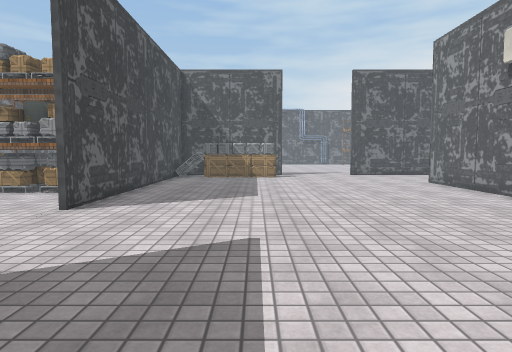
[1] (above)

22 first-person views from a walk through a scene from a Unity 3-D project. The camera is 1.3 m above the floor, tilts 4° down and sees 75° across. The floor is counted in squares, 1 m on a side. Each view is taken from the middle of a square. On the plan, view 1 faces up. The plan holds only what a view shows up to about 14 squares ahead; the rest is blank. The place goes on beyond the plan. Some animated figures are not drawn. Some surface patterns are stand-ins.

[2]
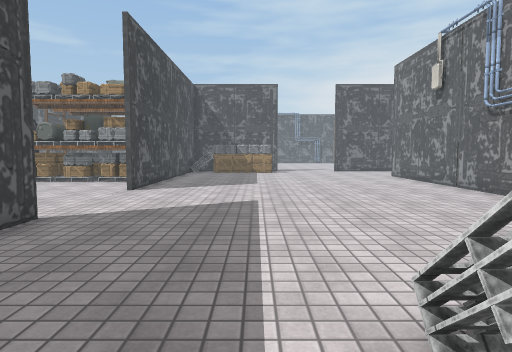

[3]
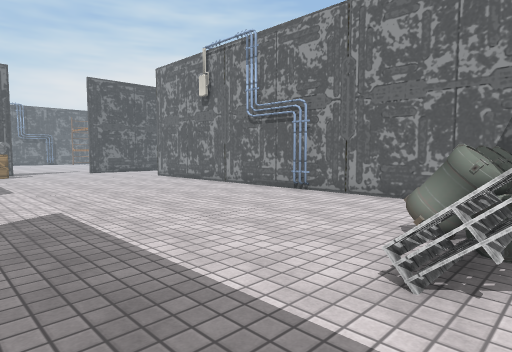

[4]
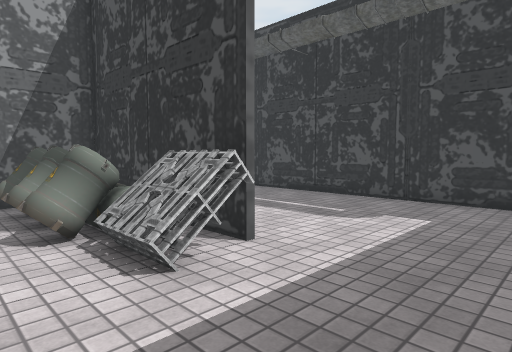

[5]
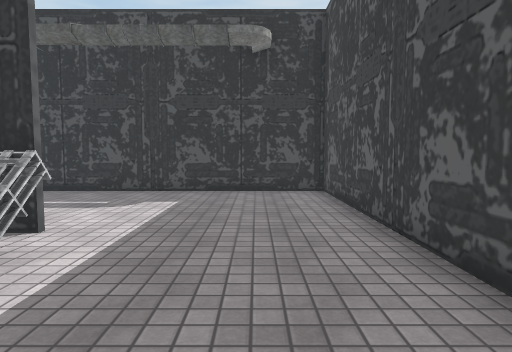

[6]
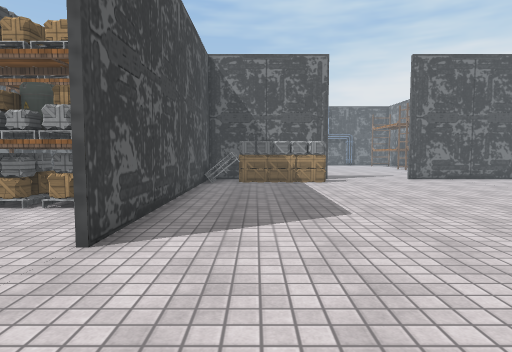

[7]
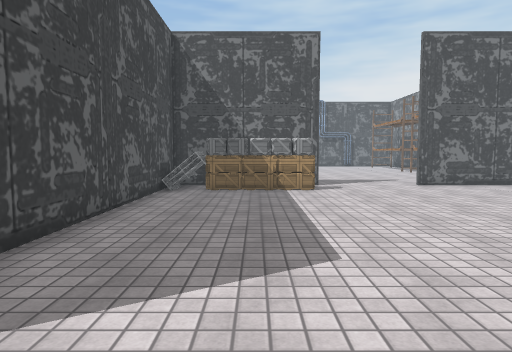

[8]
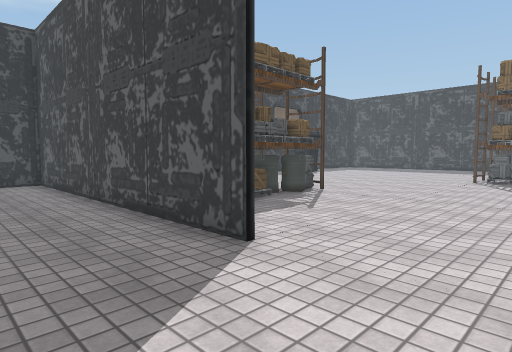

[9]
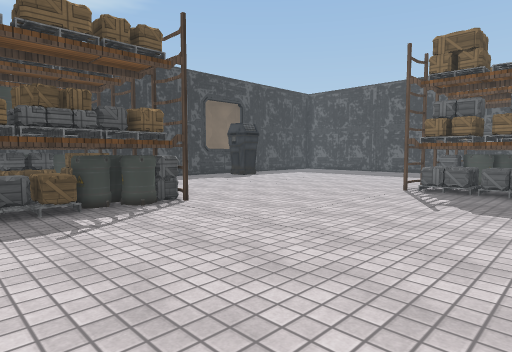

[10]
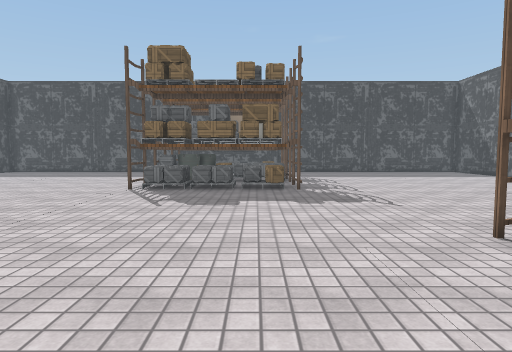

[11]
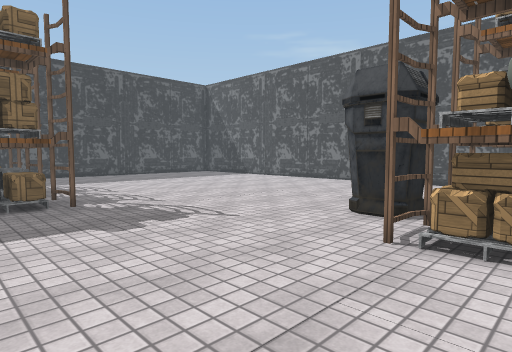

[12]
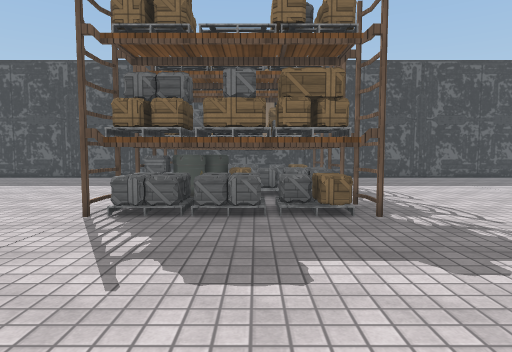

[13]
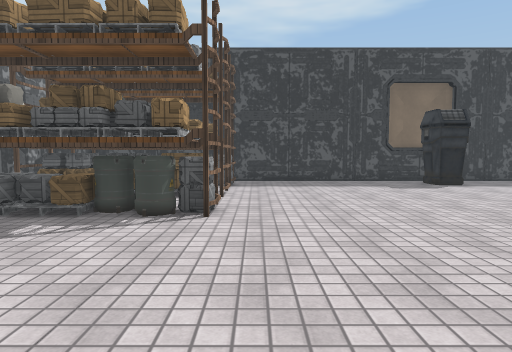

[14]
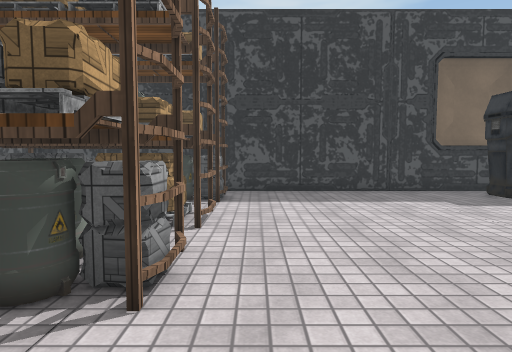

[15]
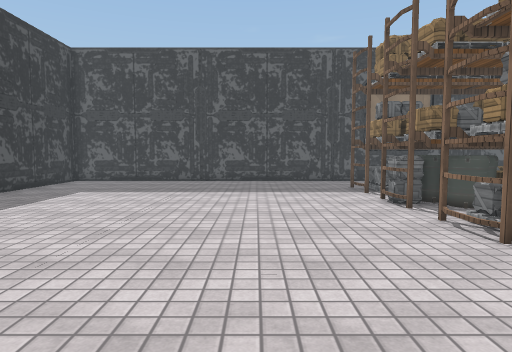

[16]
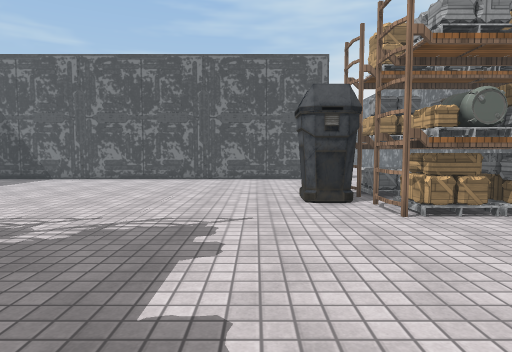

[17]
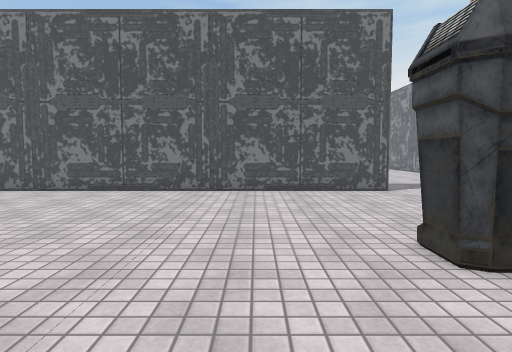

[18]
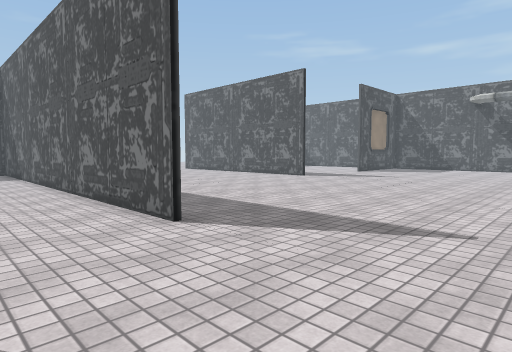

[19]
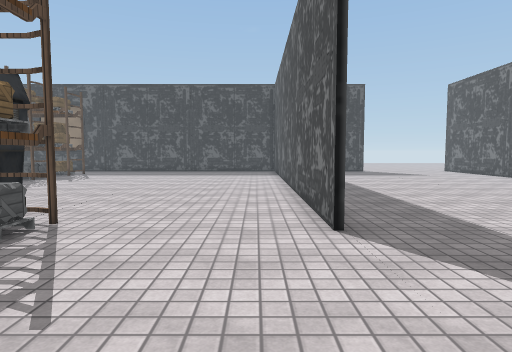

[20]
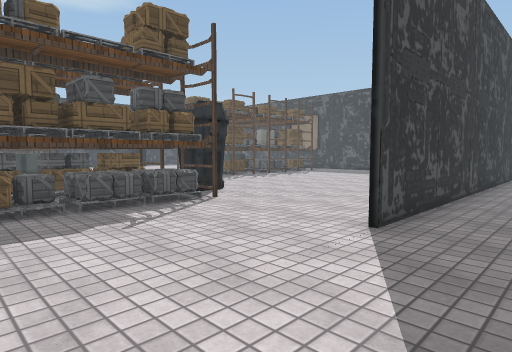

[21]
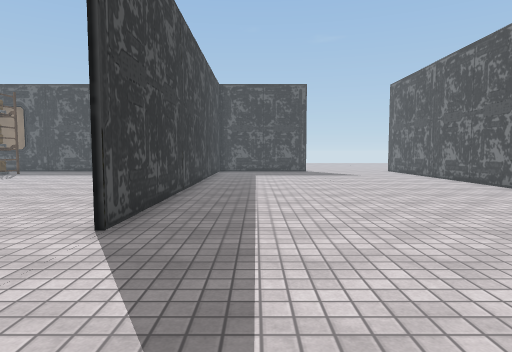

[22]
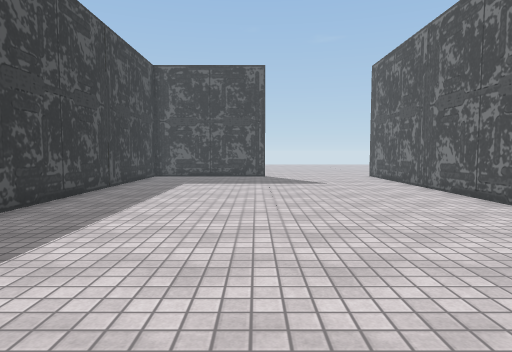

### Floor plan
Points are (right, up) in squares from view 1. A wall is a line through its corners. A room is listed if a view was taken in it or the views show most of it. See-through windows are left out.
Room 1 (views 1, 2, 3, 4, 5, 6, 7, 8)
walls: (-4.3, 2.6) (-4.3, -9.3) (7.4, -9.3); (2.4, -3.3) (4.5, -3.3); (6.4, -3.3) (7.5, -3.3) (7.5, 11.5); (7.5, 13.4) (7.5, 14); (0.5, 19.3) (-2.6, 19.3); (-4.3, 19.3) (-4.3, 7.5); (8.5, 19.3) (5.5, 19.3)
ways out: opening at (-4.5, 5.5) to room 2; opening at (-4, -8) to room 2; opening at (-4, 13) to room 2; opening at (3, 18.2)
objects: pallet (-3, 18) to (-3, 19); crate (-2, 18) to (1, 18); pallet (1, -3) to (2, -2); barrel (3, -2) to (4, -2); barrel (3, -1) to (4, -1); other object (5, -3) to (5, -2); barrel (5, -1); barrel (6, -2) to (6, -1); pipe (7, 4)
Room 2 (views 9, 10, 11, 12, 13, 14, 15, 16, 17, 18, 19, 20, 21, 22)
walls: (-12.7, 12.6) (-12.7, 13.8) (-11.4, 13.8) (-11.5, 12.7) (-11.7, 12.5) (-12.6, 12.5) (-12.7, 12.6); (-10.4, 20.3) (-23.8, 20.3); (-24.1, 20.5) (-10.5, 20.5); (-4.5, 16.4) (-4.5, 18.1); (-19.1, -7.3) (-19.2, -8.4); (-20.4, -7.2) (-19.3, -7.3) (-19.1, -7.6); (-17, 32.3) (-24.1, 32.3); (-20, -9.3) (-4.5, -9.3) (-4.5, -3.7); (-20, -9.5) (-18.3, -9.5); (-27.1, -9.3) (-23.7, -9.3)
ways out: opening at (-4.5, 5.5) to room 1; opening at (-4, -8) to room 1; opening at (-4, 13) to room 1
objects: shelf (-25, 3) to (-24, 3); other object (-25, 4) to (-24, 4); shelf (-25, 8) to (-24, 8); shelf (-22, 2); crate (-22, 3); pallet (-22, 4); other object (-22, 5) to (-21, 6); other object (-22, 7) to (-21, 7); other object (-22, 8); crate (-21, 3); barrel (-21, 4); crate (-21, 8); shelf (-19, 3) to (-18, 3); pallet (-19, 4) to (-18, 4); pallet (-19, 5) to (-18, 6); pallet (-19, 7) to (-18, 7); shelf (-19, 8) to (-18, 8); crate (-11, -8); crate (-11, -7); shelf (-11, -5) to (-11, -4); crate (-11, -2); crate (-11, -1); shelf (-11, 11) to (-11, 12); shelf (-11, 14) to (-11, 15); other object (-10, -5) to (-9, -4); barrel (-10, -2); pallet (-10, -2) to (-9, -1); pallet (-10, 11) to (-9, 12); pallet (-10, 14) to (-9, 15); other object (-8, -5) to (-7, -4); pallet (-8, -2) to (-8, -1); pallet (-8, 11) to (-7, 12); pallet (-8, 14) to (-8, 15); pallet (-7, -2) to (-6, -1); pallet (-7, 14) to (-6, 15); other object (-6, -5) to (-6, -4); pallet (-6, 11) to (-6, 12); shelf (-5, -5) to (-5, -4); shelf (-5, 11) to (-5, 12); shelf (-5, 14) to (-5, 15)

Where each view was taken, in squares from view 1:
view 1: 0 up, 0 right, facing up
view 2: 4 down, 0 right, facing up
view 3: 3 down, 2 left, facing up-right
view 4: 0 up, 2 left, facing down-right
view 5: 2 up, 2 left, facing down
view 6: 3 up, 2 left, facing up
view 7: 6 up, 1 left, facing up
view 8: 6 up, 1 left, facing down-left
view 9: 7 up, 6 left, facing down-left
view 10: 7 up, 6 left, facing left
view 11: 6 up, 9 left, facing up-left
view 12: 6 up, 11 left, facing left
view 13: 6 up, 12 left, facing down
view 14: 2 up, 12 left, facing down
view 15: 1 down, 13 left, facing left
view 16: 4 up, 14 left, facing up
view 17: 9 up, 15 left, facing up
view 18: 17 up, 5 left, facing up-left
view 19: 19 up, 5 left, facing left
view 20: 23 up, 5 left, facing down-left
view 21: 23 up, 5 left, facing left
view 22: 26 up, 10 left, facing left
